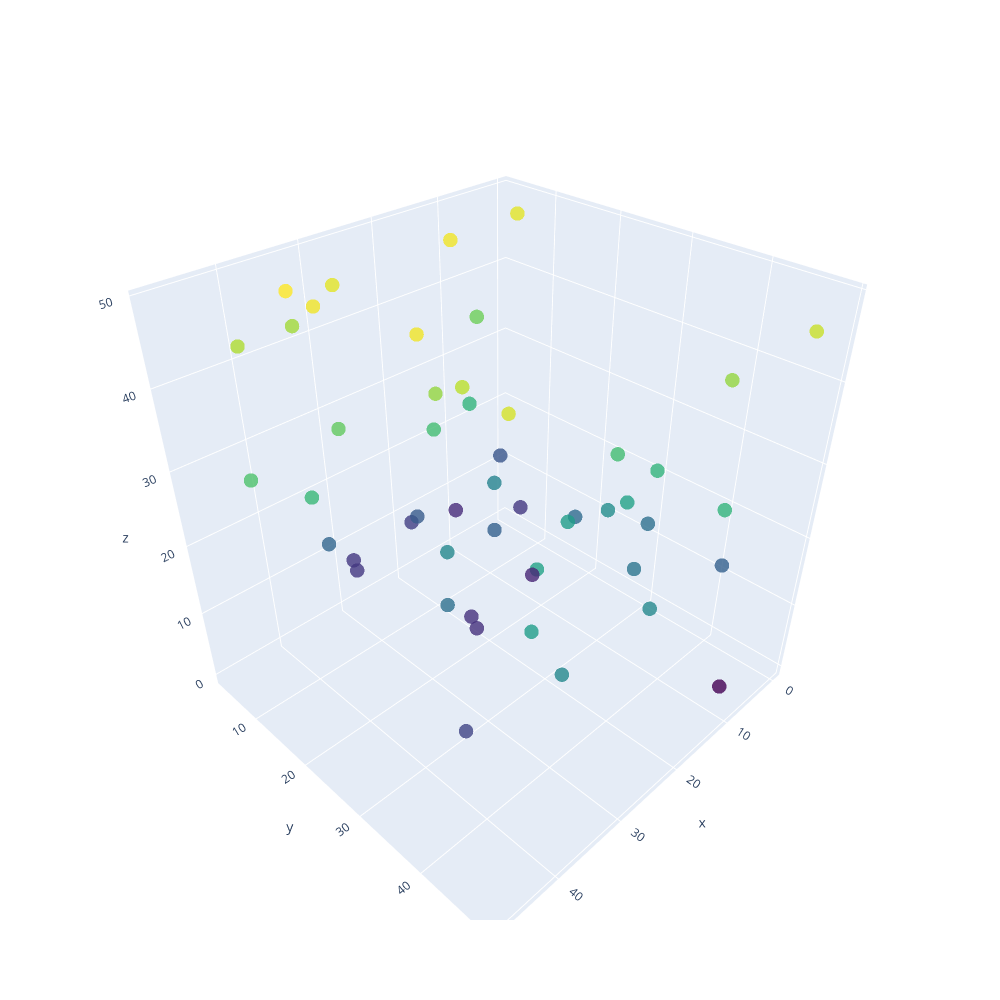

Notebook code cell kept with this figure:
### Markdown cell above
Some libraries, like plotly, allow you to make a 3D chart interactive.

### Code cell
import plotly.graph_objects as go 
fig = go.Figure(layout=go.Layout(width=1000, height=1000))
fig.add_trace(go.Scatter3d(
    x=x1, y=x2, z=y,
    mode='markers',
    marker=dict(size=5, color=y, colorscale='Viridis', opacity=0.8),
    name="Data"
))

fig.show()

### Figure 1 — Plotly figure (JSON) as saved in the notebook; plotly's stock layout.template omitted (floating-point values rounded to 4 significant figures)
{"data": [{"marker": {"color": [48, 41, 17, 19, 7, 13, 27, 8, 34, 6, 46, 49, 33, 27, 23, 24, 48, 8, 18, 9, 35, 45, 34, 28, 15, 18, 15, 38, 7, 16, 42, 23, 37, 23, 44, 5, 28, 32, 0, 8, 47, 22, 14, 47, 10, 43, 32, 32, 48, 41], "colorscale": [[0, "#440154"], [0.1111, "#482878"], [0.2222, "#3e4989"], [0.3333, "#31688e"], [0.4444, "#26828e"], [0.5556, "#1f9e89"], [0.6667, "#35b779"], [0.7778, "#6ece58"], [0.8889, "#b5de2b"], [1, "#fde725"]], "opacity": 0.8, "size": 5}, "mode": "markers", "name": "Data", "type": "scatter3d", "x": [36, 31, 11, 16, 26, 3, 38, 29, 18, 10, 35, 37, 44, 23, 37, 15, 14, 30, 34, 19, 48, 0, 28, 32, 18, 7, 4, 11, 25, 35, 33, 24, 38, 32, 32, 12, 17, 19, 7, 5, 0, 18, 22, 30, 40, 41, 15, 16, 33, 8], "y": [12, 24, 26, 39, 24, 5, 44, 4, 37, 3, 38, 9, 20, 35, 47, 34, 8, 6, 28, 4, 16, 47, 20, 39, 19, 34, 43, 9, 22, 8, 3, 47, 17, 26, 29, 20, 38, 16, 47, 11, 5, 19, 9, 7, 37, 5, 40, 49, 24, 43], "z": [48, 41, 17, 19, 7, 13, 27, 8, 34, 6, 46, 49, 33, 27, 23, 24, 48, 8, 18, 9, 35, 45, 34, 28, 15, 18, 15, 38, 7, 16, 42, 23, 37, 23, 44, 5, 28, 32, 0, 8, 47, 22, 14, 47, 10, 43, 32, 32, 48, 41]}], "layout": {"height": 1000, "width": 1000}}
